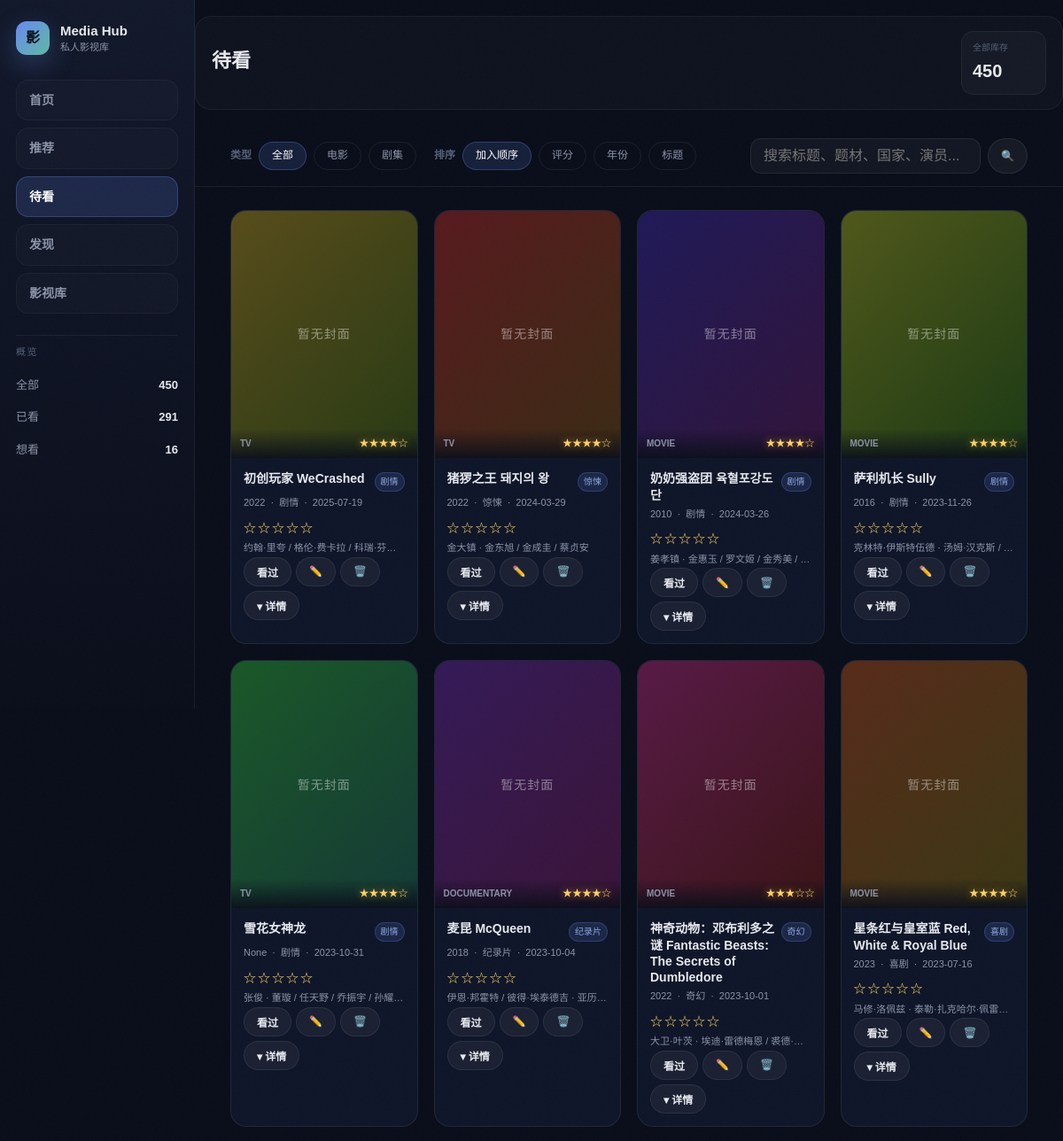
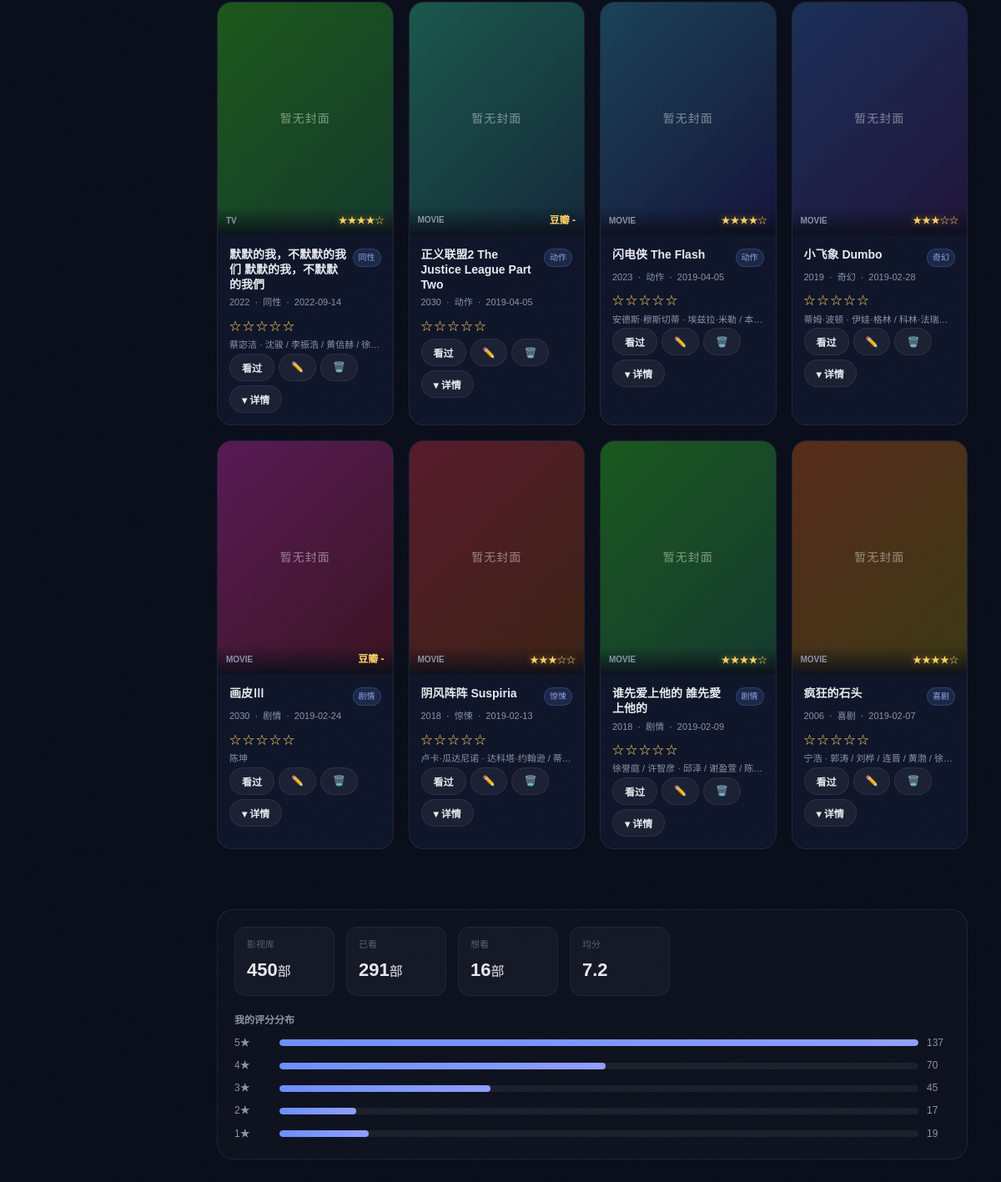
Screenshot of /watchlist with the database file from the repository (2 pictures, top to bottom).
### tables this page shows
CREATE TABLE douban_watch_history (
    subject_id TEXT PRIMARY KEY,
    title TEXT NOT NULL,
    kind TEXT,
    year INTEGER,
    url TEXT,
    intro TEXT,
    watched_date TEXT,
    my_rating INTEGER,
    comment TEXT,
    tags TEXT,
    scraped_at TEXT DEFAULT CURRENT_TIMESTAMP
, douban_rating REAL, douban_rating_count INTEGER, subtype TEXT, directors TEXT, actors TEXT, countries TEXT, genres TEXT, languages TEXT, release_dates TEXT, durations TEXT, episodes TEXT, aka TEXT, summary TEXT, meta_scraped_at TEXT, status TEXT, cover_url TEXT, watch_count INTEGER DEFAULT 1, rating_source TEXT DEFAULT "douban", comment_source TEXT DEFAULT "douban", recommend_feedback TEXT, feedback_updated_at TEXT, added_at TEXT, tmdb_id TEXT, recommendation_note TEXT, recommended_at TEXT, recommend_rank INTEGER, recommend_source TEXT);

### app.py (the view)
@app.get('/watchlist', response_class=HTMLResponse)
def watchlist(request: Request, kind: str = Query('all'), q: str = Query(''), sort: str = Query('date'), added_order: str = Query('desc'), page: int = Query(1)):
    PAGE_SIZE = 20
    conn = get_conn()
    items, total = build_wish_items_paged(conn, kind=kind, q=q, sort=sort, added_order=added_order, page=page, page_size=PAGE_SIZE)
    return templates.TemplateResponse('library.html', {
        'request': request,
        'items': items,
        'status': 'wish',
        'kind': kind,
        'q': q,
        'sort': sort,
        'added_order': added_order,
        'page': page,
        'total': total,
        'page_size': PAGE_SIZE,
        'page_mode': 'watchlist',
        'site_stats': get_site_stats(),
    })

### templates/library.html (shortened to what this page needs)
{% extends 'base.html' %}
{% block content %}
<section class="page-intro compact muted">
  <div>
    <h1>{% if page_mode == 'watchlist' %}待看{% elif status == 'dislike' %}不喜欢{% else %}影视库{% endif %}</h1>
  </div>
  <div class="page-intro-stats">
    <div class="intro-stat"><span>全部库存</span><strong>{{ site_stats.total if site_stats else items|length }}</strong></div>
  </div>
</section>
<section class="filter-bar">
  <div class="filter-group">
    <span class="filter-label">类型</span>
    <a class="filter-chip {% if kind=='all' %}active{% endif %}" href="?status={{ status }}&kind=all&q={{ q }}&sort={{ sort }}{% if page_mode == 'watchlist' %}&added_order={{ added_order }}{% endif %}&page=1">全部</a>
    <a class="filter-chip {% if kind=='movie' %}active{% endif %}" href="?status={{ status }}&kind=movie&q={{ q }}&sort={{ sort }}{% if page_mode == 'watchlist' %}&added_order={{ added_order }}{% endif %}&page=1">电影</a>
    <a class="filter-chip {% if kind=='tv' %}active{% endif %}" href="?status={{ status }}&kind=tv&q={{ q }}&sort={{ sort }}{% if page_mode == 'watchlist' %}&added_order={{ added_order }}{% endif %}&page=1">剧集</a>
  </div>
  <div class="filter-group">
    <span class="filter-label">排序</span>
    <a class="filter-chip {% if sort=='date' %}active{% endif %}" href="?status={{ status }}&kind={{ kind }}&q={{ q }}&sort=date{% if page_mode == 'watchlist' %}&added_order={% if added_order=='desc' %}asc{% else %}desc{% endif %}{% endif %}&page=1">{% if page_mode == 'watchlist' %}加入顺序{% else %}最近看过{% endif %}</a>
    <a class="filter-chip {% if sort=='rating' %}active{% endif %}" href="?status={{ status }}&kind={{ kind }}&q={{ q }}&sort=rating{% if page_mode == 'watchlist' %}&added_order={{ added_order }}{% endif %}&page=1">评分</a>
    <a class="filter-chip {% if sort=='year' %}active{% endif %}" href="?status={{ status }}&kind={{ kind }}&q={{ q }}&sort=year{% if page_mode == 'watchlist' %}&added_order={{ added_order }}{% endif %}&page=1">年份</a>
    <a class="filter-chip {% if sort=='title' %}active{% endif %}" href="?status={{ status }}&kind={{ kind }}&q={{ q }}&sort=title{% if page_mode == 'watchlist' %}&added_order={{ added_order }}{% endif %}&page=1">标题</a>
  </div>
  <form class="search-form" method="get">
    <input type="text" name="q" value="{{ q }}" placeholder="搜索标题、题材、国家、演员...">
    <button type="submit" class="btn small">🔍</button>
  </form>
</section>
<div class="media-grid" id="library-grid">
  {% if not items %}
  <div class="empty-state">
    <div class="empty-icon">🎬</div>
    <p>没有找到符合条件的条目</p>
    <a class="btn primary" href="{% if page_mode == 'watchlist' %}/watchlist{% else %}/library{% endif %}">重置筛选</a>
  </div>
  {% else %}
  {% for item in items %}
  <article class="media-card" data-subject="{{ item.subject_id }}">
    <div class="media-cover" style="{{ item._cover_style if item._cover_style else 'background:linear-gradient(135deg,#1e2d55,#0c1225)' }}">
      <div class="media-cover-info">
        <span class="media-badge">{{ item.kind or '?' }}</span>
        {% if item._stars %}
        <span class="media-douban-stars">{{ item._stars }}</span>
        {% elif item.my_rating %}
        <span class="media-my-rating">{{ item.my_rating }}★</span>
        {% else %}
        <span class="media-douban-rating">豆瓣 {{ item._display_rating or '-' }}</span>
        {% endif %}
      </div>
    </div>
    <div class="media-info">
      <div class="media-title-row">
        <h3 class="media-title">{{ item.title }}</h3>
        {% if item._first_genre %}
        <span class="rec-genre-chip">{{ item._first_genre }}</span>
        {% endif %}
      </div>
      <div class="media-meta">
        <span>{{ item.year }}</span>
        <span>·</span>
        <span>{{ (item.genres or '').split('/')[0] }}</span>
        {% if item.watched_date %}
        <span>·</span>
        <span>{{ item.watched_date }}</span>
        {% endif %}
      </div>
      <div class="media-my-stars" data-id="{{ item.subject_id }}" title="点击评分" style="cursor:pointer;color:#ffd166;font-size:14px;letter-spacing:2px;margin-bottom:4px">
        {% if item.my_rating %}{{ '★' * item.my_rating }}{{ '☆' * (5 - item.my_rating) }}{% else %}☆☆☆☆☆{% endif %}
      </div>
      {% if item.directors or item.actors %}
      <p class="rec-credits" style="font-size:11px;margin:4px 0 2px;color:var(--text-secondary);overflow:hidden;text-overflow:ellipsis;white-space:nowrap">{{ item.directors[:30] }}{% if item.directors and item.actors %} · {% endif %}{{ item.actors[:40] }}</p>
      {% endif %}
      <div class="media-actions">
        {% if status == 'dislike' %}
        <button class="btn small restore-wish-btn" data-id="{{ item.subject_id }}">改为待看</button>
        {% else %}
        <button class="btn small watch-btn {% if item.status=='collect' %}primary{% endif %}" data-id="{{ item.subject_id }}" data-action="watch">
          {% if item.status == 'collect' %}已看{% else %}看过{% endif %}
        </button>
        <button class="btn small edit-btn" data-id="{{ item.subject_id }}">✏️</button>
        <button class="btn small delete-btn" data-id="{{ item.subject_id }}" data-title="{{ item.title|e }}">🗑️</button>
        <button class="btn small expand-lib-btn" data-id="{{ item.subject_id }}" title="展开详情">▾ 详情</button>
        {% endif %}
      </div>
    </div>
  </article>
  {% endfor %}
  {% endif %}
</div>
{% set total_pages = ((total + page_size - 1) // page_size) if total and page_size else 1 %}
{% endblock %}

### templates/base.html (style rules this page uses)
html { scroll-behavior: smooth; }

### rows the page displays
douban_watch_history: kind "DOCUMENTARY", _stars "★★★★☆", title "麦昆 McQueen", _first_genre "纪录片", year "2018", genres "纪录片", watched_date "2023-10-04", directors "伊恩·邦霍特 / 彼得·埃泰德吉", actors "亚历…"

### other values shown
{{ site_stats.total }} "450"
{{ site_stats.watched }} "291"
{{ site_stats.wish }} "16"
{{ site_stats.total if site_stats else items|length }} "450"
{{ item.kind or '?' }} "TV" "TV" "MOVIE" "MOVIE" "TV" "MOVIE" "MOVIE" "TV" "MOVIE" "MOVIE" "MOVIE" "MOVIE" "MOVIE" "MOVIE" "MOVIE"
{{ item._stars }} "★★★★☆" "★★★★☆" "★★★★☆" "★★★★☆" "★★★★☆" "★★★☆☆" "★★★★☆" "★★★★☆" "★★★★☆" "★★★☆☆" "★★★☆☆" "★★★★☆" "★★★★☆"
{{ item.title }} "初创玩家 WeCrashed" "猪猡之王 돼지의 왕" "奶奶强盗团 육혈포강도단" "萨利机长 Sully" "雪花女神龙" "神奇动物：邓布利多之谜 Fantastic Beasts: The Secrets of Dumbledore" "星条红与皇室蓝 Red, White & Royal Blue" "默默的我，不默默的我们 默默的我，不默默的我們" "正义联盟2 The Justice League Part Two" "闪电侠 The Flash" "小飞象 Dumbo" "画皮Ⅲ" "阴风阵阵 Suspiria" "谁先爱上他的 誰先愛上他的" "疯狂的石头"
{{ item._first_genre }} "剧情" "惊悚" "剧情" "剧情" "剧情" "奇幻" "喜剧" "同性" "动作" "动作" "奇幻" "剧情" "惊悚" "剧情" "喜剧"
{{ item.year }} "2022" "2022" "2010" "2016" "None" "2022" "2023" "2022" "2030" "2023" "2019" "2030" "2018" "2018" "2006"
{{ (item.genres or '').split('/')[0] }} "剧情" "惊悚" "剧情" "剧情" "剧情" "奇幻" "喜剧" "同性" "动作" "动作" "奇幻" "剧情" "惊悚" "剧情" "喜剧"
{{ item.watched_date }} "2025-07-19" "2024-03-29" "2024-03-26" "2023-11-26" "2023-10-31" "2023-10-01" "2023-07-16" "2022-09-14" "2019-04-05" "2019-04-05" "2019-02-28" "2019-02-24" "2019-02-13" "2019-02-09" "2019-02-07"
{{ item.directors[:30] }} "约翰·里夸 / 格伦·费卡拉 / 科瑞·芬…" "金大镇" "姜孝镇" "克林特·伊斯特伍德" "张俊" "大卫·叶茨" "马修·洛佩兹" "蔡宓洁" "安德斯·穆斯切蒂" "蒂姆·波顿" "卢卡·瓜达尼诺" "徐誉庭 / 许智彦" "宁浩"
{{ item.actors[:40] }} "金东旭 / 金成圭 / 蔡贞安" "金惠玉 / 罗文姬 / 金秀美 /…" "汤姆·汉克斯 /…" "董璇 / 任天野 / 乔振宇 / 孙耀…" "埃迪·雷德梅恩 / 裘德·…" "泰勒·扎克哈尔·佩雷…" "沈骏 / 李振浩 / 黄信赫 / 徐…" "埃兹拉·米勒 / 本…" "伊娃·格林 / 科林·法瑞…" "陈坤" "达科塔·约翰逊 / 蒂…" "邱泽 / 谢盈萱 / 陈…" "郭涛 / 刘桦 / 连晋 / 黄渤 / 徐…"
{{ item._display_rating or '-' }} "-" "-"
{{ site_stats.avg_rating }} "7.2"
